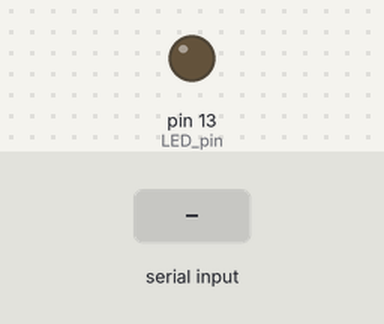
Bench run of a sketch on a simulated Arduino Uno, built with avr-gcc and run on an emulated ATmega328P. On the bench: output pins drawn as LEDs (lit = HIGH). The inputs (shaded band) are chosen by the test bench.

Above: at 1.2 s.
1.3 s: "H" received over Serial
At 2.1 s:
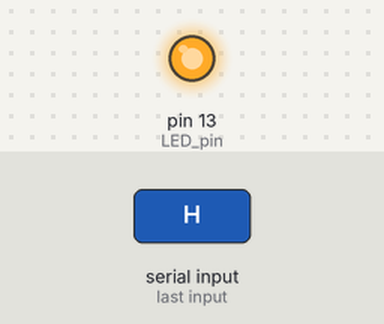
2.8 s: "L" received over Serial
At 3.3 s:
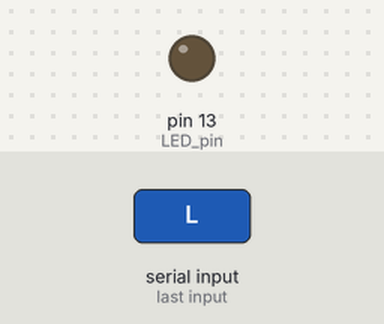
Timing chart, 0 to 5.8 s (numbered marks = the images above; inputs shaded):
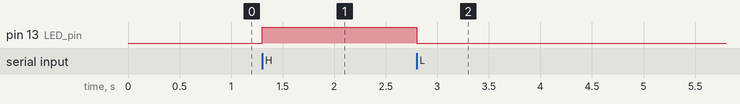

The sketch:

LED_Glow_On_Typing_Kid_Name.ino
```cpp
 //LED_Glow_On_Typing_Kid_Name

int incomingByte;           // variable for storage incoming serial data into

void setup()
{
  Serial.begin(9600);

  pinMode(13, OUTPUT);      // LED pin
}

void loop()
{
  if (Serial.available() > 0)
  {
    incomingByte = Serial.read();

    // check, if H/(ASCII 72), turn on the LED:
    if (incomingByte == 'H')
    {
      digitalWrite(13, HIGH);
    }

    // check, if L/(ASCII 76) turn off the LED:
    if (incomingByte == 'L')
    {
      digitalWrite(13, LOW);
    }
  }
}
```

Measured:
- after the input at 1.3 s, pin 13 (LED_pin): LOW → HIGH at once
- after the input at 2.8 s, pin 13 (LED_pin): HIGH → LOW at once
